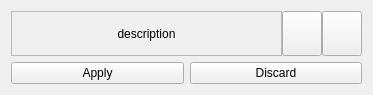
<?xml version="1.0" encoding="UTF-8"?>
<ui version="4.0">
 <class>wdgDialogCfgNSCode</class>
 <widget class="QWidget" name="wdgDialogCfgNSCode">
  <property name="geometry">
   <rect>
    <x>0</x>
    <y>0</y>
    <width>347</width>
    <height>97</height>
   </rect>
  </property>
  <property name="windowTitle">
   <string notr="true">wdgDialogCfgNSCode</string>
  </property>
  <layout class="QVBoxLayout" name="verticalLayout_wdgDialogCfgNSCode" stretch="1,0">
   <property name="sizeConstraint">
    <enum>QLayout::SetFixedSize</enum>
   </property>
   <item>
    <layout class="QHBoxLayout" name="horizontalLayout_Desc">
     <property name="spacing">
      <number>0</number>
     </property>
     <item>
      <widget class="QLabel" name="label_Desc">
       <property name="sizePolicy">
        <sizepolicy hsizetype="Minimum" vsizetype="Preferred">
         <horstretch>0</horstretch>
         <verstretch>0</verstretch>
        </sizepolicy>
       </property>
       <property name="minimumSize">
        <size>
         <width>271</width>
         <height>45</height>
        </size>
       </property>
       <property name="frameShape">
        <enum>QFrame::StyledPanel</enum>
       </property>
       <property name="text">
        <string notr="true">description</string>
       </property>
       <property name="alignment">
        <set>Qt::AlignCenter</set>
       </property>
      </widget>
     </item>
     <item>
      <widget class="themePushButton" name="pushButton_Desc_Default">
       <property name="sizePolicy">
        <sizepolicy hsizetype="Fixed" vsizetype="Preferred">
         <horstretch>0</horstretch>
         <verstretch>0</verstretch>
        </sizepolicy>
       </property>
       <property name="focusPolicy">
        <enum>Qt::NoFocus</enum>
       </property>
       <property name="toolTip">
        <string>Default</string>
       </property>
       <property name="text">
        <string notr="true"/>
       </property>
       <property name="icon">
        <iconset resource="resources.qrc">
         <normaloff>:/icon/icons/default.svgz</normaloff>:/icon/icons/default.svgz</iconset>
       </property>
      </widget>
     </item>
     <item>
      <widget class="themePushButton" name="pushButton_Desc_Unset">
       <property name="sizePolicy">
        <sizepolicy hsizetype="Fixed" vsizetype="Preferred">
         <horstretch>0</horstretch>
         <verstretch>0</verstretch>
        </sizepolicy>
       </property>
       <property name="focusPolicy">
        <enum>Qt::NoFocus</enum>
       </property>
       <property name="toolTip">
        <string>Unset</string>
       </property>
       <property name="text">
        <string notr="true"/>
       </property>
       <property name="icon">
        <iconset resource="resources.qrc">
         <normaloff>:/icon/icons/trash.svgz</normaloff>:/icon/icons/trash.svgz</iconset>
       </property>
      </widget>
     </item>
    </layout>
   </item>
   <item>
    <layout class="QHBoxLayout" name="horizontalLayout_Buttons">
     <item>
      <widget class="themePushButton" name="pushButton_Apply">
       <property name="focusPolicy">
        <enum>Qt::NoFocus</enum>
       </property>
       <property name="text">
        <string>Apply</string>
       </property>
       <property name="icon">
        <iconset resource="resources.qrc">
         <normaloff>:/icon/icons/save.svgz</normaloff>:/icon/icons/save.svgz</iconset>
       </property>
      </widget>
     </item>
     <item>
      <widget class="themePushButton" name="pushButton_Discard">
       <property name="focusPolicy">
        <enum>Qt::NoFocus</enum>
       </property>
       <property name="text">
        <string>Discard</string>
       </property>
       <property name="icon">
        <iconset resource="resources.qrc">
         <normaloff>:/icon/icons/window_close.svgz</normaloff>:/icon/icons/window_close.svgz</iconset>
       </property>
      </widget>
     </item>
    </layout>
   </item>
  </layout>
 </widget>
 <customwidgets>
  <customwidget>
   <class>themePushButton</class>
   <extends>QPushButton</extends>
   <header>theme.hpp</header>
  </customwidget>
 </customwidgets>
 <resources>
  <include location="resources.qrc"/>
 </resources>
 <connections/>
</ui>
